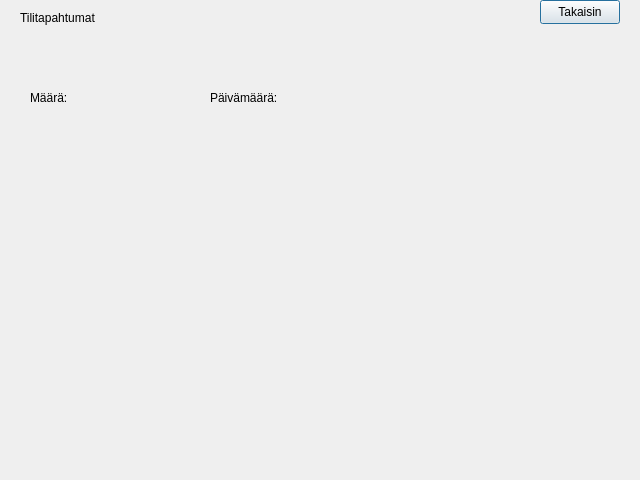
<?xml version="1.0" encoding="UTF-8"?>
<ui version="4.0">
 <class>Transactions</class>
 <widget class="QDialog" name="Transactions">
  <property name="geometry">
   <rect>
    <x>0</x>
    <y>0</y>
    <width>640</width>
    <height>480</height>
   </rect>
  </property>
  <property name="windowTitle">
   <string>BankSimul</string>
  </property>
  <widget class="QPushButton" name="TransactionsReturnButton">
   <property name="geometry">
    <rect>
     <x>540</x>
     <y>0</y>
     <width>80</width>
     <height>24</height>
    </rect>
   </property>
   <property name="text">
    <string>Takaisin</string>
   </property>
  </widget>
  <widget class="QLabel" name="TransactionsLabelText">
   <property name="geometry">
    <rect>
     <x>20</x>
     <y>10</y>
     <width>91</width>
     <height>16</height>
    </rect>
   </property>
   <property name="text">
    <string>Tilitapahtumat</string>
   </property>
  </widget>
  <widget class="QLabel" name="TransactionsLabelAmount">
   <property name="geometry">
    <rect>
     <x>30</x>
     <y>120</y>
     <width>111</width>
     <height>341</height>
    </rect>
   </property>
   <property name="cursor">
    <cursorShape>SplitVCursor</cursorShape>
   </property>
   <property name="text">
    <string/>
   </property>
   <property name="alignment">
    <set>Qt::AlignLeading|Qt::AlignLeft|Qt::AlignTop</set>
   </property>
  </widget>
  <widget class="QLabel" name="TransactionsLabelTimeStamp">
   <property name="geometry">
    <rect>
     <x>210</x>
     <y>120</y>
     <width>121</width>
     <height>331</height>
    </rect>
   </property>
   <property name="cursor">
    <cursorShape>PointingHandCursor</cursorShape>
   </property>
   <property name="text">
    <string/>
   </property>
   <property name="alignment">
    <set>Qt::AlignLeading|Qt::AlignLeft|Qt::AlignTop</set>
   </property>
  </widget>
  <widget class="QLabel" name="label">
   <property name="geometry">
    <rect>
     <x>30</x>
     <y>90</y>
     <width>58</width>
     <height>16</height>
    </rect>
   </property>
   <property name="text">
    <string>Määrä:</string>
   </property>
  </widget>
  <widget class="QLabel" name="label_2">
   <property name="geometry">
    <rect>
     <x>210</x>
     <y>90</y>
     <width>101</width>
     <height>16</height>
    </rect>
   </property>
   <property name="text">
    <string>Päivämäärä:</string>
   </property>
  </widget>
 </widget>
 <resources/>
 <connections/>
</ui>
